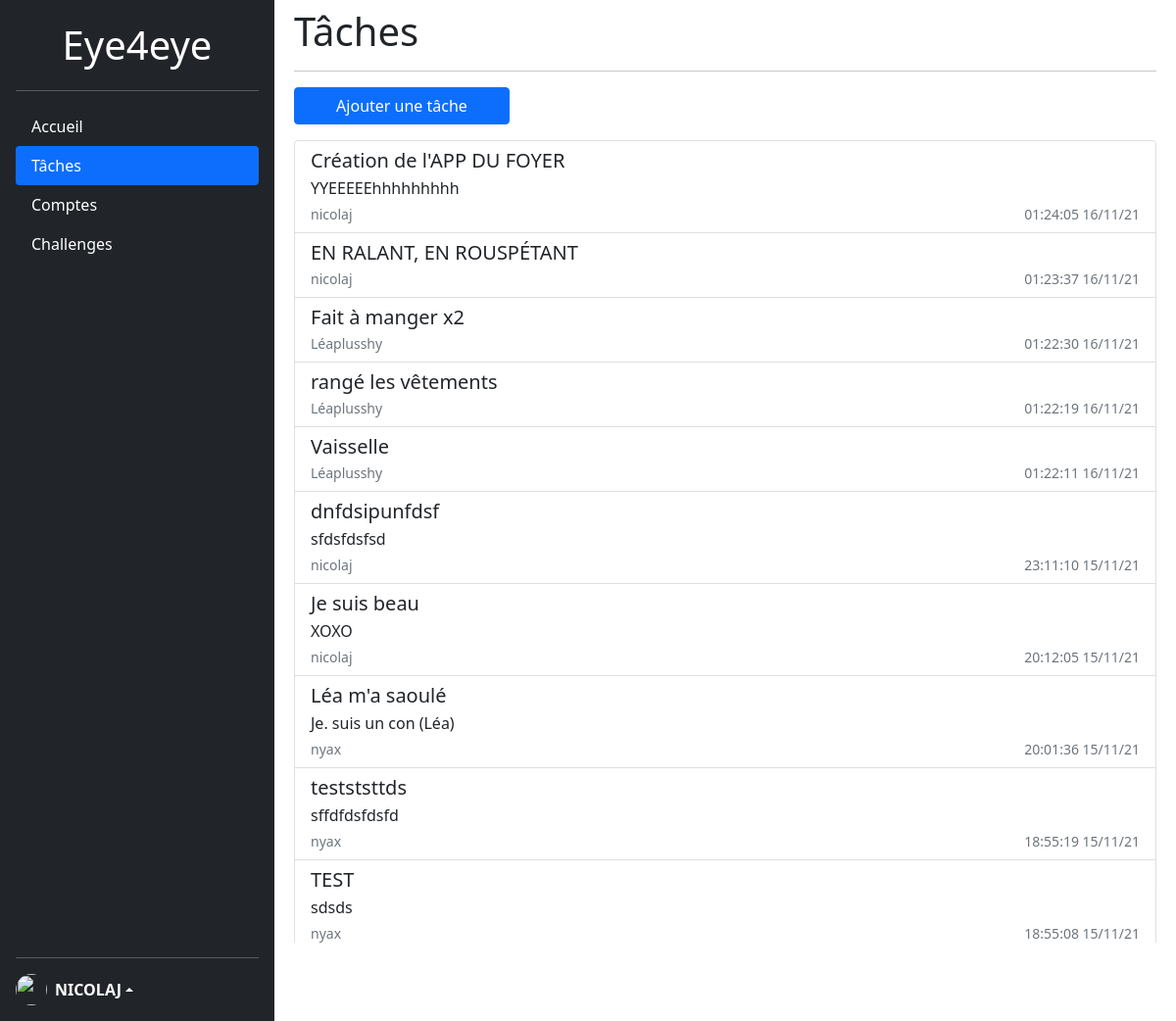
Before: /task/ (signed in) with the older database file.
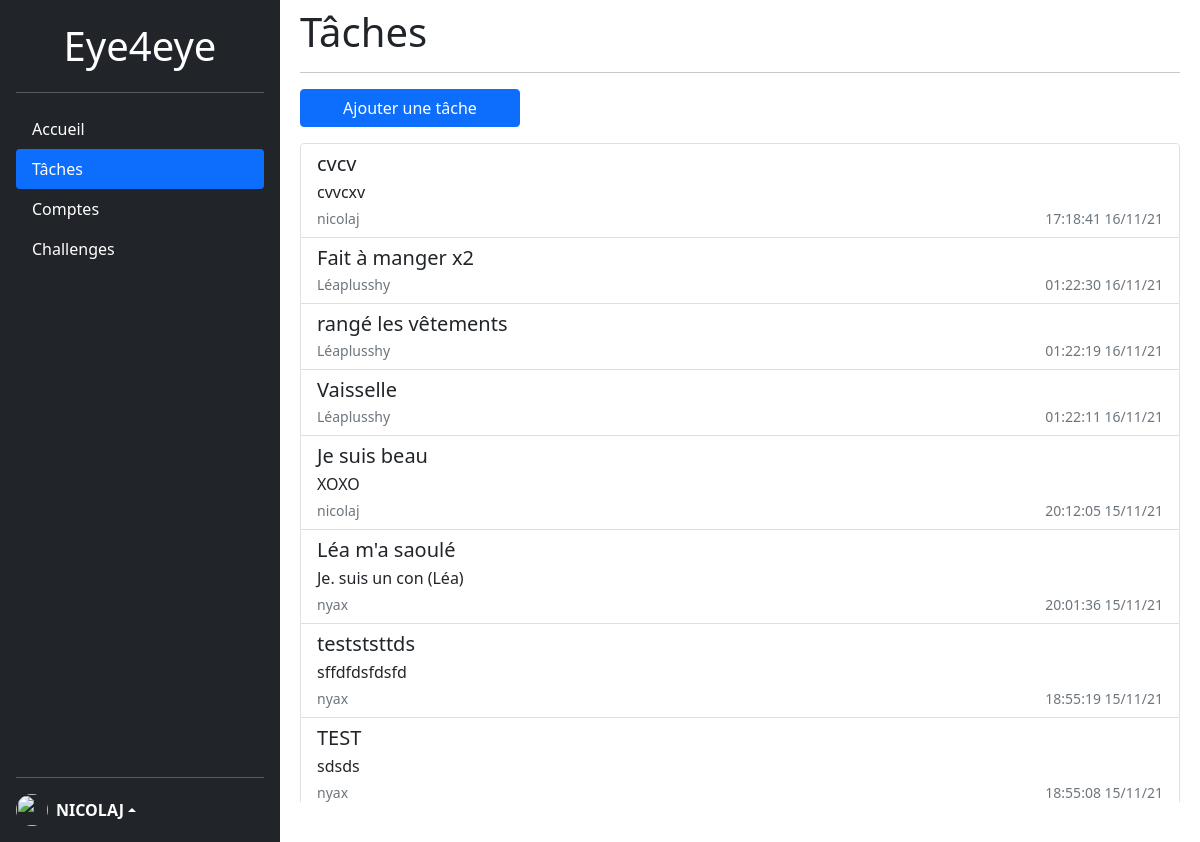
After: the same page with the newer database file.
### tables this page shows
CREATE TABLE task (
  id INTEGER PRIMARY KEY AUTOINCREMENT,
  author_id INTEGER NOT NULL,
  created TIMESTAMP NOT NULL DEFAULT CURRENT_TIMESTAMP,
  title TEXT NOT NULL,
  body TEXT NOT NULL,
  FOREIGN KEY (author_id) REFERENCES user (id)
);

CREATE TABLE user (
  id INTEGER PRIMARY KEY AUTOINCREMENT,
  username TEXT UNIQUE NOT NULL,
  password TEXT NOT NULL
);

### project/task.py (the view)
@task_bp.route('/')
@login_required
def task():
    db = get_db()
    tasks = db.execute(
        'SELECT p.id, title, body, created, author_id, username'
        ' FROM task p JOIN user u ON p.author_id = u.id'
        ' ORDER BY created DESC'
    ).fetchall()
    return render_template('task/index.html', tasks=tasks)

### project/auth.py (called while the page is built)
@auth_bp.before_app_request
def load_logged_in_user():
    user_id = session.get('user_id')
    if user_id is None:
        g.user = None
    else:
        g.user = get_db().execute(
            'SELECT * FROM user WHERE id = ?', (user_id,)
        ).fetchone()

def login_required(view):
    @functools.wraps(view)
    def wrapped_view(**kwargs):
        if g.user is None:
            return redirect(url_for('auth.login'))
        return view(**kwargs)
    return wrapped_view

### project/db.py (called while the page is built)
def get_db():
    if 'db' not in g:
        g.db = sqlite3.connect(
            current_app.config['DB'],
            detect_types=sqlite3.PARSE_DECLTYPES
        )
        g.db.row_factory = sqlite3.Row
    return g.db

### project/templates/task/index.html
{% extends 'base.html' %}
{% block header %}
Tâches
{% endblock %}
{% block content %}
<div class="d-flex flex-column h-100">
    <div class="btn-group col-3 bg-white">
      <a role="button" href="{{ url_for('task.create') }}" class="btn btn-primary">Ajouter une tâche</a>
    </div>
    <div class="list-group my-3 overflow-auto" style="height: 80%;">
      {% for task in tasks %}
      <a href="{{ url_for('task.update', id=task['id']) }}" class="list-group-item list-group-item-action">
        <h5 class="mb-1">{{ task['title'] }}</h5>
        <p class="mb-1">{{ task['body'] }}</p>
        <div class="d-flex w-100 justify-content-between">
          <small class="text-muted">{{ task['username'] }}</small>
          <small class="text-muted">{{ task['created'].strftime('%X %d/%m/%y') }}</small>
        </div>
      </a>
      {% endfor %}
  </div>
</div>
{% endblock %}

### project/templates/base.html (shortened to what this page needs)
<!doctype html>
<html lang="en">
  <head>
    <link href="https://cdn.jsdelivr.net/npm/bootstrap@5.1.3/dist/css/bootstrap.min.css" rel="stylesheet">
    <link rel="stylesheet" href="{{ url_for('static', filename='css/style.css') }}">
</head>
<body>
  <div class="d-flex" style="height: 100vh; max-height: 100vh; overflow-y: hidden;">
    <div class="d-flex flex-column flex-shrink-0 p-3 text-white bg-dark" style="width: 280px;">
      <a href="/" class="d-flex align-items-center mx-auto text-white text-decoration-none">
        <span class="fs-1">Eye4eye</span>
      </a>
      <hr>
      <ul class="nav nav-pills flex-column mb-auto">
        {% set navigation = [('index', 'Accueil'), ('task', 'Tâches'), ('counting', 'Comptes'), ('challenge', 'Challenges')] %}
        {% for k, v in navigation %}
        <li class="nav-item">
          <a {% if k in request.endpoint %}class="nav-link active"{% endif %} href="{{ url_for(k) }}" class="nav-link text-white">{{ v }}</a>
        </li>
        {% endfor %}
      </ul>
      <hr>
      {% if g.user %}
      <div class="dropup">
        <a href="#" class="d-flex align-items-center text-white text-decoration-none dropdown-toggle" id="dropdownUser1" data-bs-toggle="dropdown" aria-expanded="false">
          <img src="https://github.com/mindflix.png" alt="" width="32" height="32" class="rounded-circle me-2">
          <strong>{{ g.user['username'].upper() }}</strong>
        </a>
      </div>
      {% else %}
      <div class="d-grid gap-2">
        <a class="btn btn-primary" role="button" href="{{ url_for('auth.login') }}">Se connecter</a>
        <a class="btn btn-light" role="button" href="{{ url_for('auth.signup') }}">S'inscrire</a>
      </div>
      {% endif %}
    </div>
    <main class="container m-2">
      <h1>
        {% block header %} {% endblock %}
      </h1>
      <hr>
      {% block content %} {% endblock %}
    </main>
  </div>
</body>
</html>

Changed rows visible on the page:
removed task: title "Création de l'APP DU FOYER", body "YYEEEEEhhhhhhhhh", username "nicolaj", created "01:24:05 16/11/21"
removed task: title "EN RALANT, EN ROUSPÉTANT", username "nicolaj", created "01:23:37 16/11/21"
removed task: title "dnfdsipunfdsf", body "sfdsfdsfsd", username "nicolaj", created "23:11:10 15/11/21"
added task: title "cvcv", body "cvvcxv", username "nicolaj", created "17:18:41 16/11/21"
